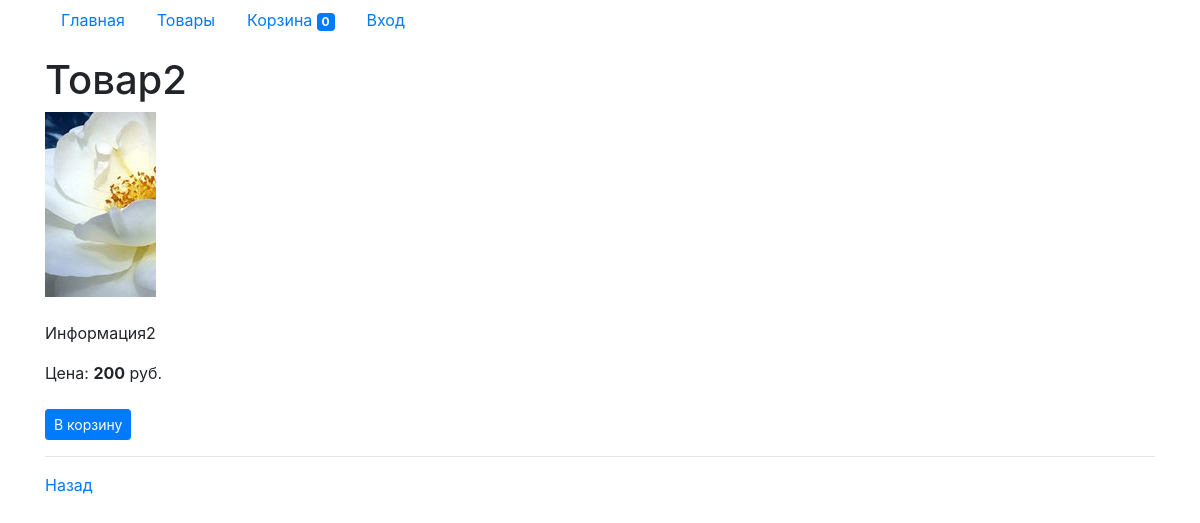
Page /?c=goods&a=one&id=2 on the committed database.
### tables this page shows
CREATE TABLE `goods` (
  `id` int(11) NOT NULL AUTO_INCREMENT,
  `name` varchar(250) NOT NULL,
  `info` text NOT NULL,
  `img` varchar(40) NOT NULL,
  `price` varchar(7) NOT NULL,
  `count` int(11) unsigned NOT NULL default 1,
  PRIMARY KEY (id)
);

### engine/lib.php (called while the page is built, shortened)
<?php
function getContent()
{
    $action = 'index';
    if (!empty($_GET['a'])) {
        $action = $_GET['a'];
    }
    $actionName = $action . 'Action';
    return $actionName();
}
function getConnect()
{
    static $link;
    if (empty($link)) {
        $link = mysqli_connect('127.0.0.1', 'homestead', 'secret', 'homestead');
        mysqli_query($link, 'set names utf8');
    }
    return $link;
}
function getId()
{
    if (!empty($_GET['id'])) {
        return (int) $_GET['id'];
    }
    return 0;
}
function countCartItem($id){
    return 0;
}
function renderView($viewPath, $data = [])
{
    extract($data);
    include $viewPath;
    return ob_get_clean();
}

### engine/controllers/goods.php (called while the page is built, shortened)
<?php
function oneAction()
{
    $id = getId();
    $sql = "select * from goods where id = {$id}";
    $result = mysqli_query(getConnect(), $sql);
    $good = mysqli_fetch_assoc($result);
    return renderView('views/goods/one.php', ['good' => $good]);
}

### engine/views/goods/one.php (the view)
<div>
    <h1><?= $good['name']; ?></h1>
    <img src="img/<?= $good['img']; ?>"><br><br>
    <p><?= $good['info']; ?></p>
    Цена: <strong><?= $good['price']; ?></strong> руб.<br><br>
    <?php if($good['count'] > 0): ?>
        <?php if(countCartItem($good['id']) > 0): ?>
            <span class="badge badge-success">Товар в корзине</span>
        <?php else: ?>
            <div>
                <button class="btn btn-primary btn-sm js-add-to-to-cart" data-id="<?= $good['id']; ?>">В корзину</button>
            </div>
        <?php endif; ?>
    <?php else: ?>
        <span class="badge badge-danger">Товар закончился.</span>
    <?php endif; ?>
    <hr>
    <a href="<?= $_SERVER['HTTP_REFERER']; ?>">Назад</a>
</div>

### rows in the picture
goods: name "Товар2", img (picture), info "Информация2", price "200"

### other values in the picture
$count "0"
